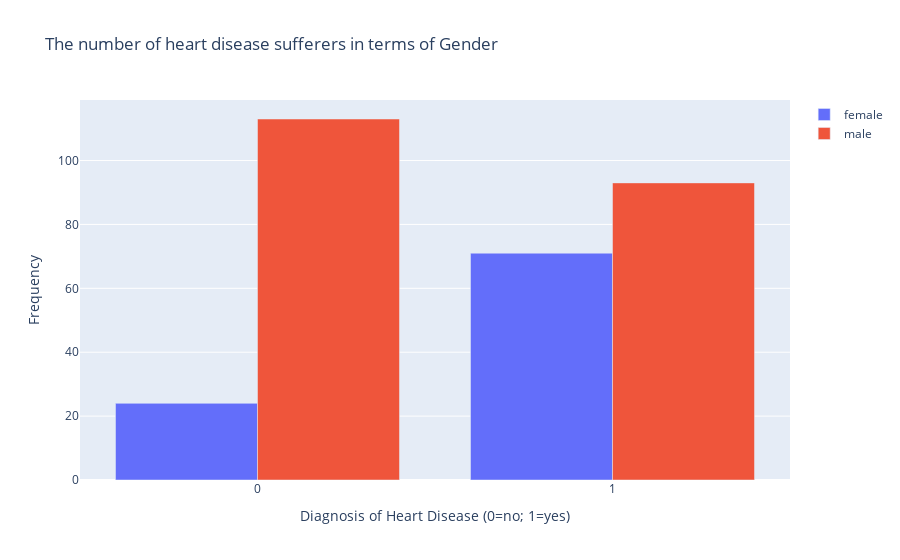

Notebook code for this chart:
### Code cell
plot_discrete('sex', 'Gender')

### Figure 1 — Plotly figure (JSON) as saved in the notebook; plotly's stock layout.template omitted (floating-point values rounded to 4 significant figures)
{"data": [{"y": [24, 71], "x": [0, 1], "type": "bar", "name": "female"}, {"y": [113, 93], "x": [0, 1], "type": "bar", "name": "male"}], "layout": {"barmode": "group", "yaxis": {"title": {"text": "Frequency"}}, "xaxis": {"title": {"text": "Diagnosis of Heart Disease (0=no; 1=yes)"}}, "title": {"text": "The number of heart disease sufferers in terms of Gender"}}}
